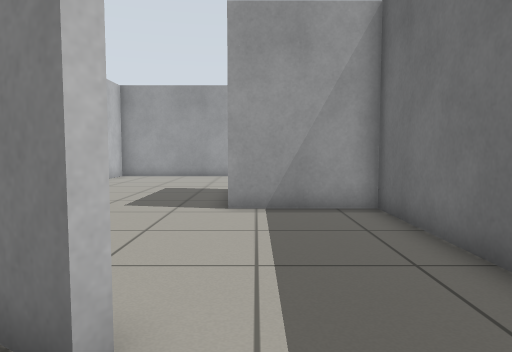
view 1 (above)

19 first-person views from a walk through a Gazebo world. The camera is 0.72 m above the floor, tilts 4° down and sees 70° across. The floor is counted in squares, 0.5 m on a side. Each view is taken from the middle of a square. On the plan, view 1 faces up. The plan holds only what a view shows up to about 16 squares ahead; the rest is blank.

view 2
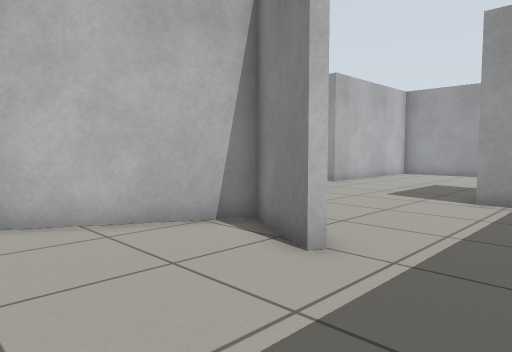

view 3
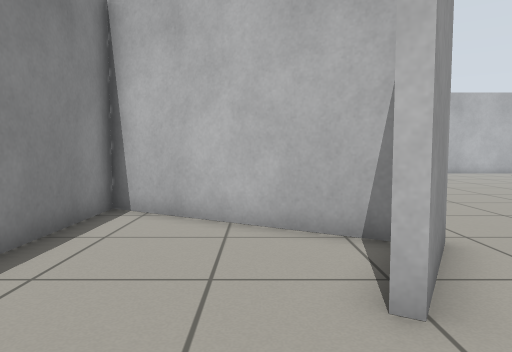

view 4
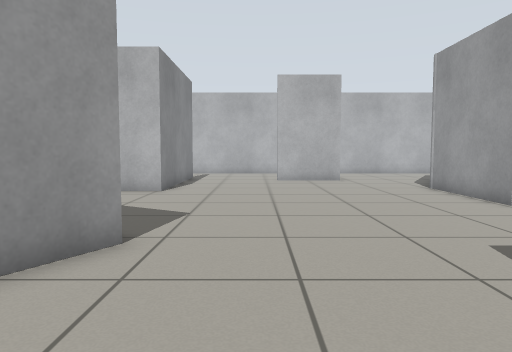

view 5
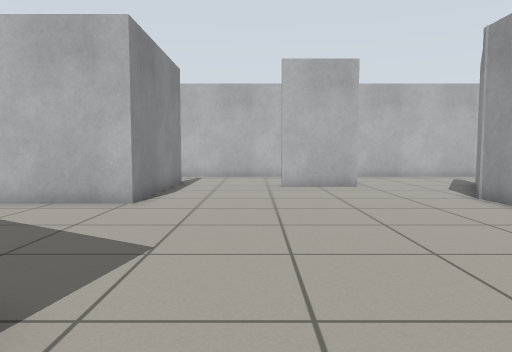

view 6
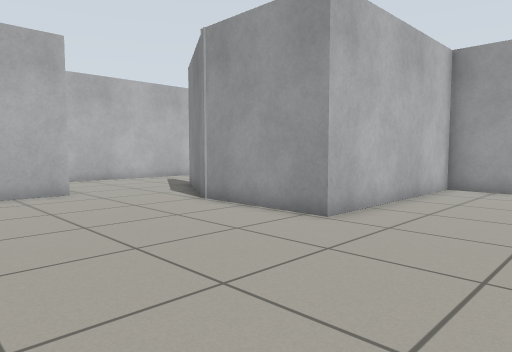

view 7
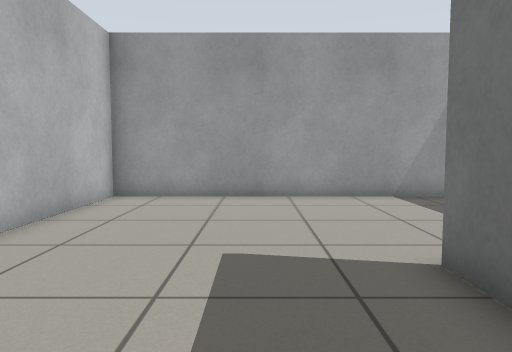

view 8
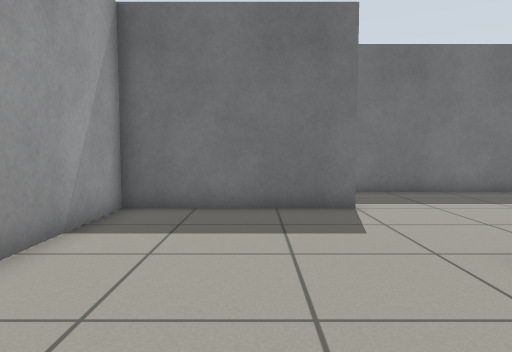

view 9
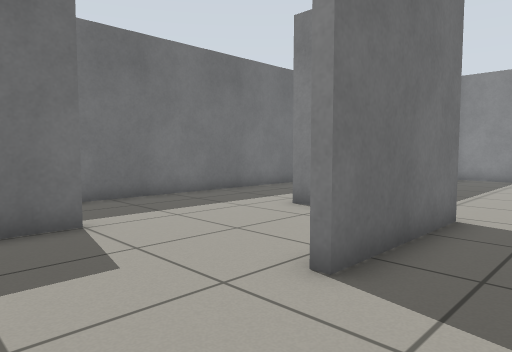

view 10
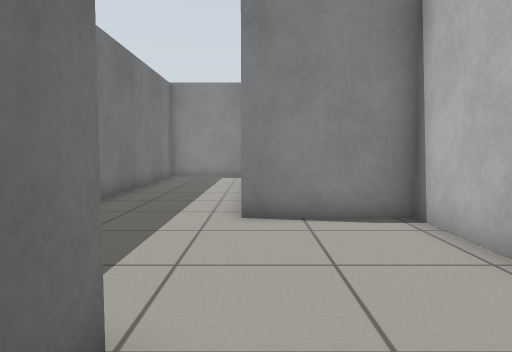

view 11
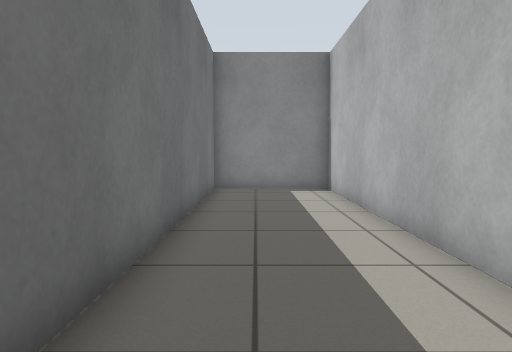

view 12
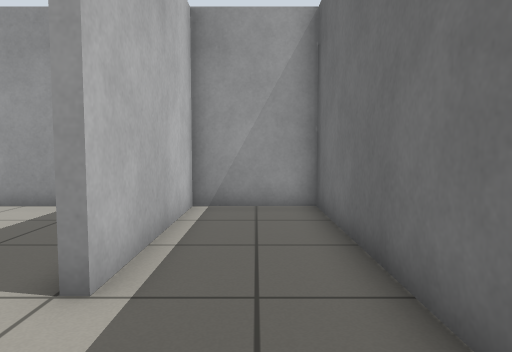

view 13
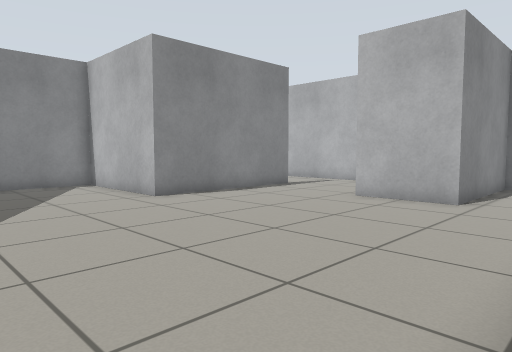

view 14
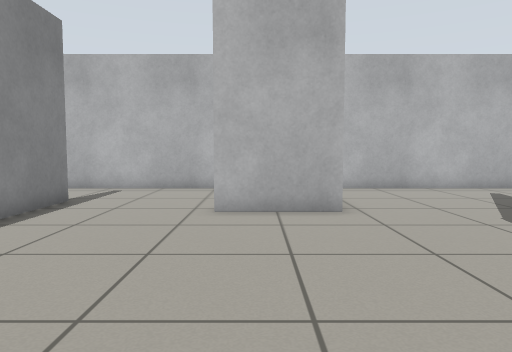

view 15
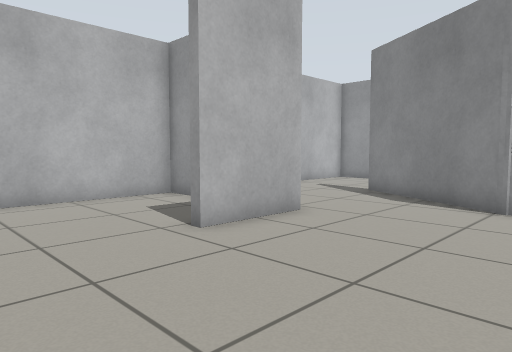

view 16
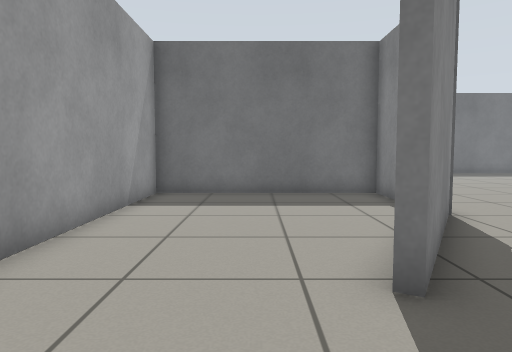

view 17
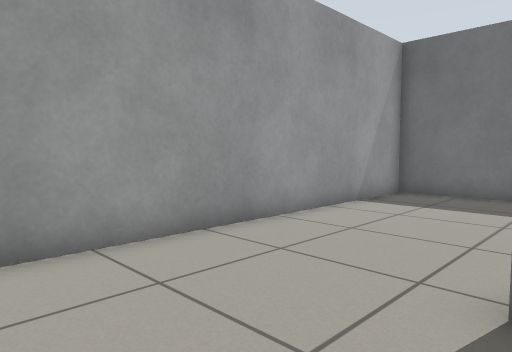

view 18
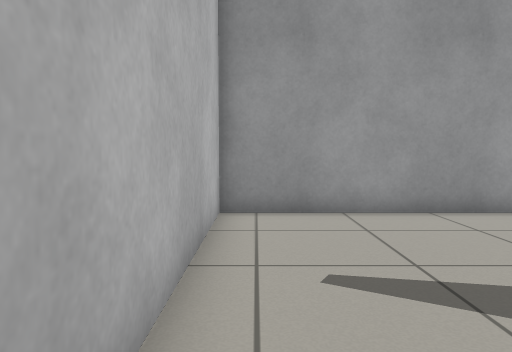

view 19
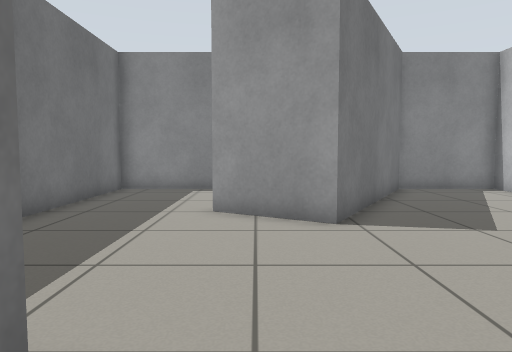

### Floor plan
Points are (right, up) in squares from view 1. A wall is a line through its corners. A room is listed if a view was taken in it or the views show most of it. See-through windows are left out.
Room 1 (views 1, 2, 3)
walls: (-1.1, 2.1) (-3.5, 3.5) (-7, -2.5) (-2.9, -2.5); (-0.5, -2.5) (3, -2.5) (3, 2.5)
ways out: opening at (1, 3) to room 2
Room 2 (views 4, 5, 6, 7, 8, 9, 10, 11, 12, 13, 14, 15, 19)
walls: (-0.4, 12.3) (-0.4, 9.3) (3.4, 9.3); (3.3, 7.3) (3.3, -2.5) (7.6, -2.5) (7.6, 20.4) (4.4, 20.4) (4.4, 14.5); (4.1, 14.5) (4.1, 20.4) (-7.5, 20.4) (-7.5, 12.7) (-11.9, 12.7) (-15.2, 14.7); (3, 2.5) (3, 9) (-0.7, 9) (-0.7, 13.5); (-15.5, 10) (-15.5, 7); (-15.4, 2.7) (-10.8, 2.7) (-10.8, -2.5) (-7.3, -2.5) (-3.6, 3.9) (-0.9, 2.4)
ways out: opening at (1, 3) to room 1; opening at (-16, 12.5) to room 4; opening at (-16, 5.5) to room 5
Room 3 (views 16, 17)
walls: (-9.5, 12.9) (-7.8, 12.9) (-7.8, 20.4) (-20.8, 20.4) (-20.8, 14.5)
ways out: opening at (-18.5, 15) to room 4
Room 4 (view 18)
walls: (-20.8, 14.5) (-20.8, 10) (-15.5, 10); (-15.2, 14.7) (-16.5, 15.4)
ways out: opening at (-16, 12.5) to room 2; opening at (-18.5, 15) to room 3
Room 5 (no view inside)
walls: (-15.5, 7) (-15.9, 7); (-17.4, 2.7) (-15.4, 2.7); (-19.6, 9.7) (-20.8, 9.7) (-20.8, 2.5)
ways out: opening at (-16, 5.5) to room 2; opening at (-19, 3)

Positions as (right, up) in squares from view 1, and headings:
1: (0, 0), facing up
2: (2, -2), facing up-left
3: (2, 1), facing left
4: (2, 6), facing left
5: (-1, 6), facing left
6: (-3, 6), facing up-left
7: (-3, 9), facing up
8: (-5, 17), facing right
9: (-3, 17), facing down-right
10: (3, 17), facing down
11: (6, 11), facing down
12: (6, 11), facing up
13: (-5, 13), facing down-left
14: (-7, 8), facing left
15: (-10, 3), facing up-left
16: (-20, 17), facing right
17: (-20, 15), facing up-right
18: (-20, 12), facing up
19: (-2, 11), facing down
